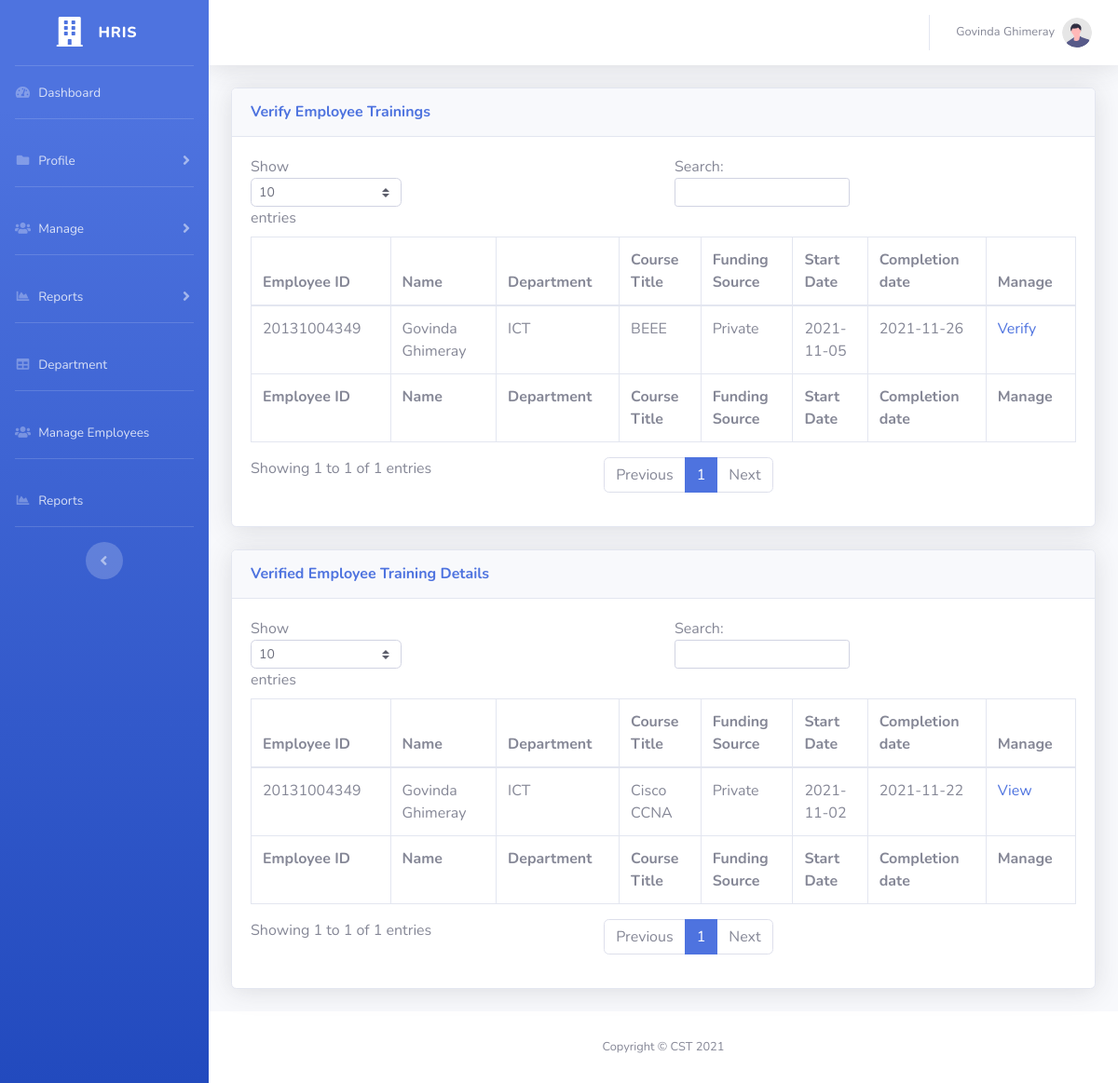
Screenshot of /verify_trainings.php (signed in) with the database file from the repository.
### tables this page shows
CREATE TABLE `employee` (
  `employee_id` bigint(14) NOT NULL,
  `cid` bigint(11) NOT NULL,
  `name` varchar(50) NOT NULL,
  `gender` varchar(10) NOT NULL,
  `dob` date NOT NULL,
  `email` varchar(50) NOT NULL,
  `mobile` int(11) NOT NULL,
  `designation` int(11) NOT NULL,
  `department` int(11) NOT NULL,
  `nationality` varchar(20) NOT NULL,
  `address` varchar(255) NOT NULL,
  `service_status` int(11) NOT NULL,
  `position_level` int(11) NOT NULL
);

CREATE TABLE `training` (
  `tr_id` int(11) NOT NULL,
  `course_title` varchar(50) NOT NULL,
  `start_date` date NOT NULL,
  `end_date` date NOT NULL,
  `emp_id` bigint(14) NOT NULL,
  `funding_source` varchar(50) NOT NULL,
  `remarks` varchar(255) NOT NULL,
  `verification_status` int(2) NOT NULL DEFAULT 0
);

CREATE TABLE `department` (
  `dept_id` int(11) NOT NULL,
  `dept_name` varchar(50) NOT NULL
);

### verify_trainings.php (the view, shortened to what this page needs)
<?php
include('./include/header.php');
?>
                <div class="container-fluid">
                    <div class="card shadow mb-4">
                        <div class="card-header py-3">
                            <h6 class="m-0 font-weight-bold text-primary">Verify Employee Trainings</h6>
                        </div>
                        <div class="card-body">
                            <div class="table-responsive">
                                <table class="table table-bordered" id="myTable" width="100%" cellspacing="0">
                                    <thead>
                                        <tr>
                                            <th>Employee ID</th>
                                            <th>Name</th>
                                            <th>Department</th>
                                            <th>Course Title</th>
                                            <th>Funding Source</th>
                                            <th>Start Date</th>
                                            <th>Completion date</th>
                                            <th>Manage</th>
                                        </tr>
                                    </thead>
                                    <tfoot>
                                        <tr>
                                            <th>Employee ID</th>
                                            <th>Name</th>
                                            <th>Department</th>
                                            <th>Course Title</th>
                                            <th>Funding Source</th>
                                            <th>Start Date</th>
                                            <th>Completion date</th>
                                            <th>Manage</th>
                                        </tr>
                                    </tfoot>
                                    <tbody>
                                        <?php
                                        $tr_Qry=mysqli_query($con,"SELECT `tr_id`, `course_title`, `start_date`, `end_date`, `emp_id`, `funding_source`, `remarks`, `name`, `department` FROM `training`, `employee` WHERE `emp_id`=`employee_id` AND `verification_status`=0");
                                        while(list($tr_id, $course_title, $start_date, $end_date, $emp_id, $funding_source, $remarks, $name, $department)=mysqli_fetch_row($tr_Qry)){
                                            list($dept)=mysqli_fetch_row(mysqli_query($con,"SELECT `dept_name` FROM `department` WHERE `dept_id`=".$department));
                                        ?>
                                        <tr>
                                            <td><?=$emp_id;?></td>
                                            <td><?=$name;?></td>
                                            <td><?=$dept;?></td>
                                            <td><?=$course_title;?></td>
                                            <td><?=$funding_source;?></td>
                                            <td><?=$start_date;?></td>
                                            <td><?=$end_date;?></td>
                                            <td><a href="#" onclick="confirmVerify()">Verify</a></td>
                                        </tr>
                                        <?php
                                        }
                                        ?>
                                    </tbody>
                                </table>
                            </div>
                        </div>
                    </div>
                </div>
                <div class="container-fluid">
                    <div class="card shadow mb-4">
                        <div class="card-header py-3">
                            <h6 class="m-0 font-weight-bold text-primary">Verified Employee Training Details</h6>
                        </div>
                        <div class="card-body">
                            <div class="table-responsive">
                                <table class="table table-bordered" id="dataTable" width="100%" cellspacing="0">
                                    <thead>
                                        <tr>
                                            <th>Employee ID</th>
                                            <th>Name</th>
                                            <th>Department</th>
                                            <th>Course Title</th>
                                            <th>Funding Source</th>
                                            <th>Start Date</th>
                                            <th>Completion date</th>
                                            <th>Manage</th>
                                        </tr>
                                    </thead>
                                    <tfoot>
                                        <tr>
                                            <th>Employee ID</th>
                                            <th>Name</th>
                                            <th>Department</th>
                                            <th>Course Title</th>
                                            <th>Funding Source</th>
                                            <th>Start Date</th>
                                            <th>Completion date</th>
                                            <th>Manage</th>
                                        </tr>
                                    </tfoot>
                                    <tbody>
                                        <?php
                                        $tr_Qry=mysqli_query($con,"SELECT `tr_id`, `course_title`, `start_date`, `end_date`, `emp_id`, `funding_source`, `remarks`, `name`, `department` FROM `training`, `employee` WHERE `emp_id`=`employee_id`  AND `verification_status`=1");
                                        while(list($tr_id, $course_title, $start_date, $end_date, $emp_id, $funding_source, $remarks, $name, $department)=mysqli_fetch_row($tr_Qry)){
                                            list($dept)=mysqli_fetch_row(mysqli_query($con,"SELECT `dept_name` FROM `department` WHERE `dept_id`=".$department));
                                        ?>
                                        <tr>
                                            <td><?=$emp_id;?></td>
                                            <td><?=$name;?></td>
                                            <td><?=$dept;?></td>
                                            <td><?=$course_title;?></td>
                                            <td><?=$funding_source;?></td>
                                            <td><?=$start_date;?></td>
                                            <td><?=$end_date;?></td>
                                            <td><a href="view_training.php?id=<?=$tr_id;?>">View</a></td>
                                        </tr>
                                        <?php
                                        }
                                        ?>
                                    </tbody>
                                </table>
                            </div>
                        </div>
                    </div>
                </div>
<?php
include('./include/footer.php');
?>

### include/header.php (shortened to what this page needs)
<?php
	include('./include/connection.php');
	$emp_id=$_SESSION['emp_id'];
	list($employee_name)=mysqli_fetch_row(mysqli_query($con,"SELECT name FROM employee WHERE employee_id='".$emp_id."'"));
?>
<!DOCTYPE html>
<html lang="en">
<head>
    <link href="vendor/fontawesome-free/css/all.min.css" rel="stylesheet" type="text/css">
    <link href="css/sb-admin-2.min.css" rel="stylesheet">
</head>
<body id="page-top">
    <div id="wrapper">
        <ul class="navbar-nav bg-gradient-primary sidebar sidebar-dark accordion" id="accordionSidebar">
            <a class="sidebar-brand d-flex align-items-center justify-content-center" href="index.php">
                <div class="sidebar-brand-icon rotate-n-0">
                    <i class="fas fa-building"></i>
                </div>
                <div class="sidebar-brand-text mx-3">HRIS</div>
            </a>
            <hr class="sidebar-divider my-0">
            <li class="nav-item">
                <a class="nav-link" href="index.php">
                    <i class="fas fa-fw fa-tachometer-alt"></i>
                    <span>Dashboard</span></a>
            </li>
            <hr class="sidebar-divider">
            <li class="nav-item">
                <a class="nav-link collapsed" href="#" data-toggle="collapse" data-target="#Profile"
                    aria-expanded="true" aria-controls="Profile">
                    <i class="fas fa-fw fa-folder"></i>
                    <span>Profile</span>
                </a>
            </li>
            <hr class="sidebar-divider">
            <li class="nav-item">
                <a class="nav-link collapsed" href="#" data-toggle="collapse" data-target="#Manage"
                    aria-expanded="true" aria-controls="Manage">
                    <i class="fas fa-fw fa-users"></i>
                    <span>Manage</span>
                </a>
            </li>
            <hr class="sidebar-divider">
            <li class="nav-item">
                <a class="nav-link collapsed" href="#" data-toggle="collapse" data-target="#Reports"
                    aria-expanded="true" aria-controls="Reports">
                    <i class="fas fa-fw fa-chart-area"></i>
                    <span>Reports</span>
                </a>
            </li>
            <hr class="sidebar-divider">
            <li class="nav-item">
                <a class="nav-link" href="#">
                    <i class="fas fa-fw fa-table"></i>
                    <span>Department</span></a>
            </li>
            <hr class="sidebar-divider">
            <li class="nav-item">
                <a class="nav-link" href="manageEmployee.php">
                    <i class="fas fa-fw fa-users"></i>
                    <span>Manage Employees</span></a>
            </li>
            <hr class="sidebar-divider">
            <li class="nav-item">
                <a class="nav-link" href="#">
                    <i class="fas fa-fw fa-chart-area"></i>
                    <span>Reports</span></a>
            </li>
            <hr class="sidebar-divider d-none d-md-block">
            <div class="text-center d-none d-md-inline">
                <button class="rounded-circle border-0" id="sidebarToggle"></button>
            </div>
        </ul>
        <div id="content-wrapper" class="d-flex flex-column">
            <div id="content">
                <nav class="navbar navbar-expand navbar-light bg-white topbar mb-4 static-top shadow">
                    <ul class="navbar-nav ml-auto">
                        <li class="nav-item dropdown no-arrow">
                            <a class="nav-link dropdown-toggle" href="#" id="userDropdown" role="button"
                                data-toggle="dropdown" aria-haspopup="true" aria-expanded="false">
                                <span class="mr-2 d-none d-lg-inline text-gray-600 small"><?php echo $employee_name; ?></span>
                                <img class="img-profile rounded-circle"
                                    src="img/undraw_profile.svg">
                            </a>
                        </li>
                    </ul>
                </nav>

### include/footer.php (shortened to what this page needs)
</div>
            <footer class="sticky-footer bg-white">
                <div class="container my-auto">
                    <div class="copyright text-center my-auto">
                        <span>Copyright &copy; CST 2021</span>
                    </div>
                </div>
            </footer>
        </div>
    </div>
</body>
</html>

### rows the page displays
employee: name "Govinda Ghimeray"
training: emp "20131004349", employee.name "Govinda Ghimeray", department.dept_name "ICT", course_title "BEEE", funding_source "Private", start_date "2021-11-05", end_date "2021-11-26"
training: emp "20131004349", employee.name "Govinda Ghimeray", department.dept_name "ICT", course_title "Cisco CCNA", funding_source "Private", start_date "2021-11-02", end_date "2021-11-22"
